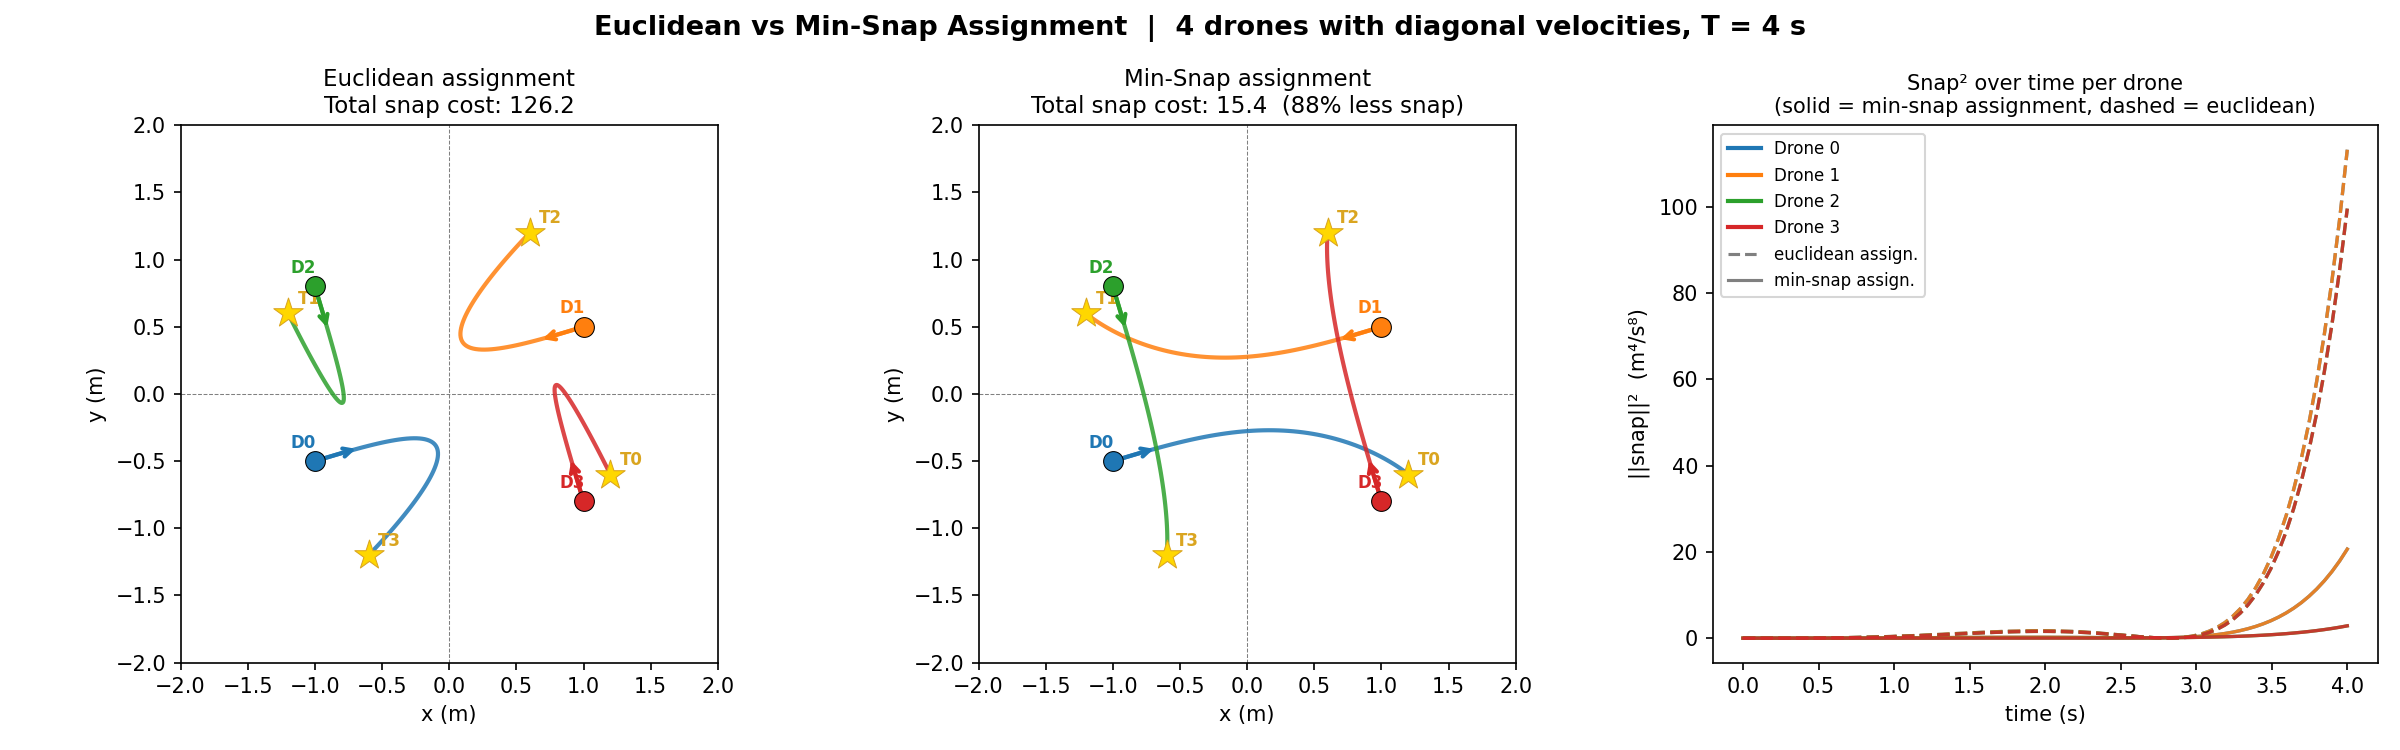

Python code for this plot:
"""Compare Euclidean vs min-snap Hungarian assignment.

Scenario: 4 drones with diagonal velocities approach a scattered formation.
The velocity arrows clearly show that Euclidean sends drones to targets they are
moving *away* from, while min-snap aligns each drone with a momentum-compatible target.

Run with:
    pixi run python scripts/compare_assignment.py
"""

import matplotlib
import matplotlib.pyplot as plt
import numpy as np
import minsnap_trajectories as ms
from scipy.optimize import linear_sum_assignment

matplotlib.use("Agg")  # headless-safe; comment out for an interactive window

from swarm_gpt.core.motion_primitives import _minsnap_cost_matrix  # noqa: E402


def trajectory_xy(p0: np.ndarray, v0: np.ndarray, pf: np.ndarray, T: float, n: int = 80) -> tuple:
    """Return (x, y) arrays for the min-snap trajectory from p0 to pf."""
    waypoints = [
        ms.Waypoint(time=0.0, position=p0, velocity=v0),
        ms.Waypoint(time=T, position=pf),
    ]
    traj = ms.generate_trajectory(waypoints, degree=8, idx_minimized_orders=4)
    t_samples = np.linspace(0.0, T, n)
    pos_t = ms.compute_trajectory_derivatives(traj, t_samples, num_orders=1)[0]
    return pos_t[:, 0], pos_t[:, 1]


def snap_cost(p0: np.ndarray, v0: np.ndarray, pf: np.ndarray, T: float) -> float:
    """Compute min-snap trajectory cost from (p0, v0) to (pf, 0) in time T."""
    waypoints = [
        ms.Waypoint(time=0.0, position=p0, velocity=v0),
        ms.Waypoint(time=T, position=pf),
    ]
    traj = ms.generate_trajectory(waypoints, degree=8, idx_minimized_orders=4)
    t_samples = np.linspace(0.0, T, 40)
    derivs = ms.compute_trajectory_derivatives(traj, t_samples, num_orders=5)
    return float(np.trapezoid(np.sum(derivs[4] ** 2, axis=-1), t_samples))


# ---------------------------------------------------------------------------
# Scenario: 4 drones with diagonal velocities, targets offset from headings
# ---------------------------------------------------------------------------

Z = 100.0
speed = 80.0  # cm/s

pos = np.array([
    [-100.0, -50.0, Z],   # drone 0
    [ 100.0,  50.0, Z],   # drone 1
    [-100.0,  80.0, Z],   # drone 2
    [ 100.0, -80.0, Z],   # drone 3
])

vel = np.array([
    [ speed,  speed * 0.3, 0.0],   # drone 0: mostly right
    [-speed, -speed * 0.3, 0.0],   # drone 1: mostly left
    [ speed * 0.3, -speed, 0.0],   # drone 2: mostly down
    [-speed * 0.3,  speed, 0.0],   # drone 3: mostly up
])

targets = np.array([
    [ 120.0,  -60.0, Z],   # T0
    [-120.0,   60.0, Z],   # T1
    [  60.0,  120.0, Z],   # T2
    [ -60.0, -120.0, Z],   # T3
])

T = 4.0  # seconds

# --- Assignments ---
dist_matrix = np.linalg.norm(pos[:, None] - targets[None, :], axis=-1)
euc_asgn = linear_sum_assignment(dist_matrix)[1]
ms_asgn = linear_sum_assignment(_minsnap_cost_matrix(pos, targets, vel, T))[1]

# --- Evaluate true snap cost for each ---
euc_total = sum(snap_cost(pos[i] / 100, vel[i] / 100, targets[euc_asgn[i]] / 100, T) for i in range(4))
ms_total = sum(snap_cost(pos[i] / 100, vel[i] / 100, targets[ms_asgn[i]] / 100, T) for i in range(4))

print(f"Euclidean assignment: {euc_asgn}  total snap cost: {euc_total:.1f}")
print(f"Min-snap assignment:  {ms_asgn}  total snap cost: {ms_total:.1f}")
print(f"Reduction: {(euc_total - ms_total) / euc_total * 100:.0f}%")

# ---------------------------------------------------------------------------
# Plot
# ---------------------------------------------------------------------------

pos_m, vel_ms, tgt_m = pos / 100, vel / 100, targets / 100
COLORS = ["tab:blue", "tab:orange", "tab:green", "tab:red"]
t_samples = np.linspace(0.0, T, 80)

fig, axes = plt.subplots(1, 3, figsize=(16, 5))
fig.suptitle(
    "Euclidean vs Min-Snap Assignment  |  4 drones with diagonal velocities, T = 4 s",
    fontsize=13,
    fontweight="bold",
)

for ax_idx, (assignment, label, total) in enumerate(
    [(euc_asgn, "Euclidean", euc_total), (ms_asgn, "Min-Snap", ms_total)]
):
    ax = axes[ax_idx]
    improvement = "" if ax_idx == 0 else f"  ({(euc_total - ms_total) / euc_total * 100:.0f}% less snap)"
    ax.set_title(f"{label} assignment\nTotal snap cost: {total:.1f}{improvement}", fontsize=11)
    ax.set_aspect("equal")
    ax.set_xlim(-2.0, 2.0)
    ax.set_ylim(-2.0, 2.0)
    ax.axhline(0, color="gray", lw=0.5, ls="--")
    ax.axvline(0, color="gray", lw=0.5, ls="--")
    ax.set_xlabel("x (m)")
    ax.set_ylabel("y (m)")
    ax.scatter(tgt_m[:, 0], tgt_m[:, 1], marker="*", s=220, color="gold", zorder=5,
               edgecolors="goldenrod", linewidths=0.5)
    for j in range(4):
        ax.annotate(f"T{j}", tgt_m[j, :2] + 0.07, fontsize=8, color="goldenrod", fontweight="bold")
    for i in range(4):
        c = COLORS[i]
        j = assignment[i]
        xs, ys = trajectory_xy(pos_m[i], vel_ms[i], tgt_m[j], T)
        ax.plot(xs, ys, color=c, lw=2.0, alpha=0.85)
        ax.scatter(*pos_m[i, :2], color=c, s=90, zorder=6, edgecolors="k", linewidths=0.5)
        vn = vel_ms[i, :2]
        ax.annotate("", xy=pos_m[i, :2] + vn / np.linalg.norm(vn) * 0.35, xytext=pos_m[i, :2],
                    arrowprops=dict(arrowstyle="->", color=c, lw=2.0))
        ax.annotate(f"D{i}", pos_m[i, :2] + np.array([-0.18, 0.10]), fontsize=8, color=c, fontweight="bold")

ax_snap = axes[2]
ax_snap.set_title("Snap² over time per drone\n(solid = min-snap assignment, dashed = euclidean)", fontsize=10)
ax_snap.set_xlabel("time (s)")
ax_snap.set_ylabel("||snap||²  (m⁴/s⁸)")
for i in range(4):
    c = COLORS[i]
    for assignment, ls in [(euc_asgn, "--"), (ms_asgn, "-")]:
        j = assignment[i]
        wpts = [
            ms.Waypoint(time=0.0, position=pos_m[i], velocity=vel_ms[i]),
            ms.Waypoint(time=T, position=tgt_m[j]),
        ]
        traj = ms.generate_trajectory(wpts, degree=8, idx_minimized_orders=4)
        derivs = ms.compute_trajectory_derivatives(traj, t_samples, num_orders=5)
        snap_sq = np.sum(derivs[4] ** 2, axis=-1)
        ax_snap.plot(t_samples, snap_sq, color=c, ls=ls, lw=1.6, alpha=0.85)

legend_handles = (
    [plt.Line2D([0], [0], color=COLORS[i], lw=2, label=f"Drone {i}") for i in range(4)]
    + [
        plt.Line2D([0], [0], color="gray", lw=1.5, ls="--", label="euclidean assign."),
        plt.Line2D([0], [0], color="gray", lw=1.5, ls="-", label="min-snap assign."),
    ]
)
ax_snap.legend(handles=legend_handles, fontsize=8)

plt.tight_layout()
out_path = "scripts/compare_assignment.png"
plt.savefig(out_path, dpi=150)
print(f"\nPlot saved to {out_path}")
